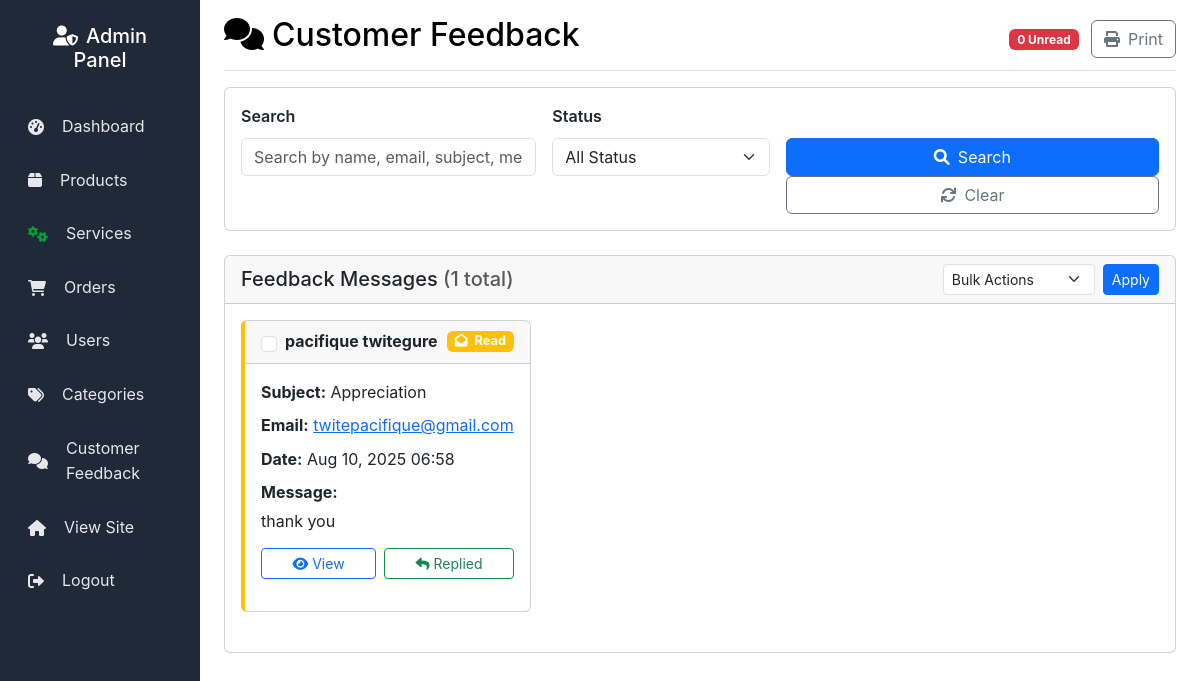
Before: /admin/feedback.php (signed in) with the older database file.
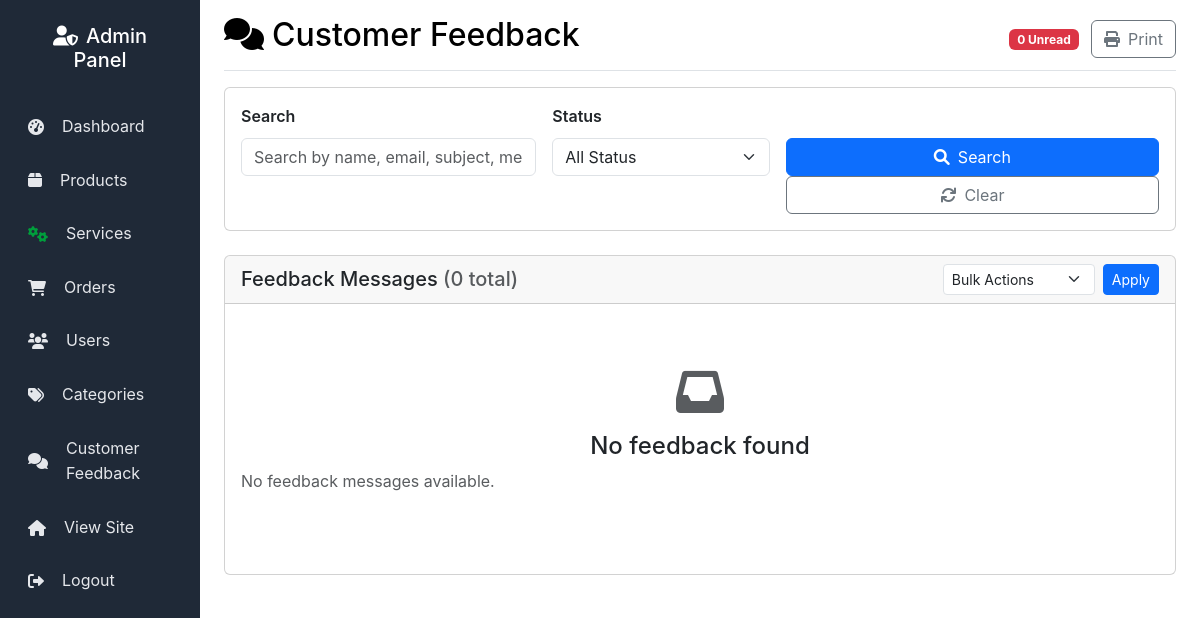
After: the same page with the newer database file.
### tables this page shows
CREATE TABLE `feedback` (
  `id` int(11) NOT NULL,
  `name` varchar(100) NOT NULL,
  `email` varchar(255) NOT NULL,
  `subject` varchar(255) NOT NULL,
  `message` text NOT NULL,
  `status` enum('unread','read','replied') DEFAULT 'unread',
  `created_at` timestamp NOT NULL DEFAULT current_timestamp(),
  `updated_at` timestamp NOT NULL DEFAULT current_timestamp() ON UPDATE current_timestamp()
);

### includes/functions.php (called while the page is built, shortened)
<?php
function getAllFeedback($conn) {
    $stmt = $conn->prepare("SELECT * FROM feedback ORDER BY created_at DESC");
    $stmt->execute();
    return $stmt->fetchAll(PDO::FETCH_ASSOC);
}
?>

### admin/feedback.php (the view, shortened to what the changed rows need)
<?php
require_once '../config/database.php';
require_once '../includes/functions.php';
$status_filter = $_GET['status'] ?? 'all';
$search_term = html_entity_decode(strip_tags(trim($_GET['search'] ?? '')));
$all_feedback = getAllFeedback($conn);
$filtered_feedback = [];
$search_term_lower = strtolower(trim($search_term));
foreach ($all_feedback as $feedback) {
    $matches_status = ($status_filter === 'all' || $feedback['status'] === $status_filter);
    $matches_search = empty($search_term_lower);
    if ($matches_status && $matches_search) {
        $filtered_feedback[] = $feedback;
    }
}
function getStatusBadge($status) {
    switch ($status) {
        case 'read': return 'warning';
    }
}
function getStatusIcon($status) {
    switch ($status) {
        case 'read': return 'fas fa-envelope-open';
    }
}
?>
<!DOCTYPE html>
<html lang="en">
<head>
    <link href="https://cdn.jsdelivr.net/npm/bootstrap@5.3.0/dist/css/bootstrap.min.css" rel="stylesheet">
    <link href="../assets/css/style.css" rel="stylesheet">
    <link href="admin.css?v=<?php echo time(); ?>" rel="stylesheet">
    <link href="https://cdnjs.cloudflare.com/ajax/libs/font-awesome/6.0.0/css/all.min.css" rel="stylesheet">
</head>
<body>
    <div class="container-fluid">
        <div class="row">
            <main class="col-md-9 ms-sm-auto col-lg-10 px-md-4">
                <div class="d-flex justify-content-between align-items-center pt-3 pb-2 mb-3 border-bottom">
                    <h1 class="h2">
                        <i class="fas fa-comments me-2"></i>Customer Feedback
                    </h1>
                </div>
                <form method="POST" id="bulkForm">
                    <div class="card mb-4">
                        <div class="card-header d-flex justify-content-between align-items-center flex-wrap gap-2">
                            <h5 class="mb-0">
                                Feedback Messages
                                <?php if ($search_term || $status_filter !== 'all'): ?>
                                    <span class="text-muted">(<?php echo count($filtered_feedback); ?> found)</span>
                                <?php else: ?>
                                    <span class="text-muted">(<?php echo count($filtered_feedback); ?> total)</span>
                                <?php endif; ?>
                            </h5>
                        </div>
                        <div class="card-body">
                            <?php if (empty($filtered_feedback)): ?>
                                <div class="text-center py-5">
                                    <i class="fas fa-inbox fa-3x text-muted mb-3"></i>
                                    <h4>No feedback found</h4>
                                    <?php if ($search_term || $status_filter !== 'all'): ?>
                                        <p class="text-muted">
                                            No feedback messages match your search criteria.
                                            <?php if ($search_term): ?>
                                                <br>Try adjusting your search term or
                                            <?php endif; ?>
                                            <a href="feedback.php" class="text-decoration-none">clear all filters</a>.
                                        </p>
                                    <?php else: ?>
                                        <p class="text-muted">No feedback messages available.</p>
                                    <?php endif; ?>
                                </div>
                            <?php else: ?>
                                <div class="row">
                                    <?php foreach ($filtered_feedback as $feedback): ?>
                                        <div class="col-12 col-sm-6 col-lg-4 mb-4">
                                            <div class="card feedback-card h-100 <?php echo $feedback['status']; ?>">
                                                <div class="card-header d-flex justify-content-between align-items-center">
                                                    <div class="d-flex align-items-center">
                                                        <input type="checkbox" class="form-check-input me-2"
                                                               name="selected_feedback[]" value="<?php echo $feedback['id']; ?>">
                                                        <strong><?php echo htmlspecialchars($feedback['name']); ?></strong>
                                                    </div>
                                                    <span class="badge bg-<?php echo getStatusBadge($feedback['status']); ?> status-badge">
                                                        <i class="<?php echo getStatusIcon($feedback['status']); ?> me-1"></i>
                                                        <?php echo ucfirst($feedback['status']); ?>
                                                    </span>
                                                </div>
                                                <div class="card-body">
                                                    <div class="mb-2">
                                                        <strong>Subject:</strong> <?php echo htmlspecialchars($feedback['subject']); ?>
                                                    </div>
                                                    <div class="mb-2">
                                                        <strong>Email:</strong>
                                                        <a href="mailto:<?php echo htmlspecialchars($feedback['email']); ?>">
                                                            <?php echo htmlspecialchars($feedback['email']); ?>
                                                        </a>
                                                    </div>
                                                    <div class="mb-2">
                                                        <strong>Date:</strong>
                                                        <?php echo date('M d, Y H:i', strtotime($feedback['created_at'])); ?>
                                                    </div>
                                                    <div class="mb-3">
                                                        <strong>Message:</strong>
                                                        <div class="message-preview mt-1">
                                                            <?php echo htmlspecialchars(substr($feedback['message'], 0, 150)); ?>
                                                        </div>
                                                    </div>
                                                    <div class="d-grid gap-2 d-sm-flex">
                                                        <button type="button" class="btn btn-sm btn-outline-primary flex-fill"
                                                                onclick="viewFeedback(<?php echo $feedback['id']; ?>)">
                                                            <i class="fas fa-eye me-1"></i>View
                                                        </button>
                                                        <button type="button" class="btn btn-sm btn-outline-success flex-fill"
                                                                onclick="updateStatus(<?php echo $feedback['id']; ?>, 'replied')">
                                                            <i class="fas fa-reply me-1"></i>Replied
                                                        </button>
                                                    </div>
                                                </div>
                                            </div>
                                        </div>
                                    <?php endforeach; ?>
                                </div>
                            <?php endif; ?>
                        </div>
                    </div>
                </form>
            </main>
        </div>
    </div>
</body>
</html>

Changed rows visible on the page:
removed feedback: name "pacifique twitegure", status "Read", subject "Appreciation", email "twitepacifique@gmail.com", created_at "Aug 10, 2025 06:58", message "thank you"
Other visible differences:
count($filtered_feedback): "1" → "0"
text now shown: "No feedback found No feedback messages available."
